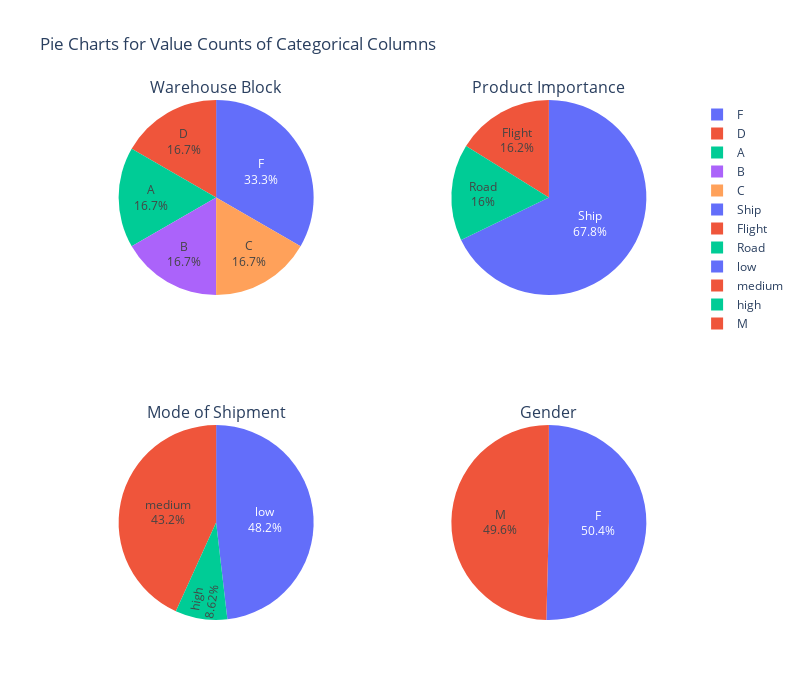

Notebook code for this chart:
### Markdown cell above
##### Using Pie Chart

### Code cell
categorical_col = ['Warehouse_block', 'Mode_of_Shipment', 'Product_importance', 'Gender']

fig = go.Figure()
fig = make_subplots(
    rows=2, cols=2, 
    specs=[[{'type': 'domain'}, {'type': 'domain'}],
           [{'type': 'domain'}, {'type': 'domain'}]],
    subplot_titles=("Warehouse Block", "Product Importance", "Mode of Shipment", "Gender")
)

positions = [(1, 1), (1, 2), (2, 1), (2, 2)]

for idx,col in enumerate(categorical_col):
    row, col_pos = positions[idx]
    value_counts = df[col].value_counts().reset_index()
    value_counts.columns = [col, 'Count']

    pie_fig = px.pie(value_counts, values='Count', names=col, color=col)

    pie_trace = pie_fig.data[0]
    pie_trace.textinfo = 'label+percent'
    pie_trace.textposition = 'inside'
    fig.add_trace(pie_trace, row=row, col=col_pos)
  
fig.update_layout(
    height=700, width=800,
    title_text="Pie Charts for Value Counts of Categorical Columns"
)
fig.show()

### Figure 1 — Plotly figure (JSON) as saved in the notebook; plotly's stock layout.template omitted (floating-point values rounded to 4 significant figures)
{"data": [{"customdata": [["F"], ["D"], ["A"], ["B"], ["C"]], "domain": {"x": [0, 0.45], "y": [0.625, 1]}, "hovertemplate": "Warehouse_block=%{customdata[0]}<br>Count=%{value}<extra></extra>", "labels": ["F", "D", "A", "B", "C"], "legendgroup": "", "marker": {"colors": ["#636efa", "#EF553B", "#00cc96", "#ab63fa", "#FFA15A"]}, "name": "", "showlegend": true, "textinfo": "label+percent", "textposition": "inside", "type": "pie", "values": [3666, 1834, 1833, 1833, 1833]}, {"customdata": [["Ship"], ["Flight"], ["Road"]], "domain": {"x": [0.55, 1], "y": [0.625, 1]}, "hovertemplate": "Mode_of_Shipment=%{customdata[0]}<br>Count=%{value}<extra></extra>", "labels": ["Ship", "Flight", "Road"], "legendgroup": "", "marker": {"colors": ["#636efa", "#EF553B", "#00cc96"]}, "name": "", "showlegend": true, "textinfo": "label+percent", "textposition": "inside", "type": "pie", "values": [7462, 1777, 1760]}, {"customdata": [["low"], ["medium"], ["high"]], "domain": {"x": [0, 0.45], "y": [0, 0.375]}, "hovertemplate": "Product_importance=%{customdata[0]}<br>Count=%{value}<extra></extra>", "labels": ["low", "medium", "high"], "legendgroup": "", "marker": {"colors": ["#636efa", "#EF553B", "#00cc96"]}, "name": "", "showlegend": true, "textinfo": "label+percent", "textposition": "inside", "type": "pie", "values": [5297, 4754, 948]}, {"customdata": [["F"], ["M"]], "domain": {"x": [0.55, 1], "y": [0, 0.375]}, "hovertemplate": "Gender=%{customdata[0]}<br>Count=%{value}<extra></extra>", "labels": ["F", "M"], "legendgroup": "", "marker": {"colors": ["#636efa", "#EF553B"]}, "name": "", "showlegend": true, "textinfo": "label+percent", "textposition": "inside", "type": "pie", "values": [5545, 5454]}], "layout": {"annotations": [{"font": {"size": 16}, "showarrow": false, "text": "Warehouse Block", "x": 0.225, "xanchor": "center", "xref": "paper", "y": 1, "yanchor": "bottom", "yref": "paper"}, {"font": {"size": 16}, "showarrow": false, "text": "Product Importance", "x": 0.775, "xanchor": "center", "xref": "paper", "y": 1, "yanchor": "bottom", "yref": "paper"}, {"font": {"size": 16}, "showarrow": false, "text": "Mode of Shipment", "x": 0.225, "xanchor": "center", "xref": "paper", "y": 0.375, "yanchor": "bottom", "yref": "paper"}, {"font": {"size": 16}, "showarrow": false, "text": "Gender", "x": 0.775, "xanchor": "center", "xref": "paper", "y": 0.375, "yanchor": "bottom", "yref": "paper"}], "height": 700, "title": {"text": "Pie Charts for Value Counts of Categorical Columns"}, "width": 800}}
